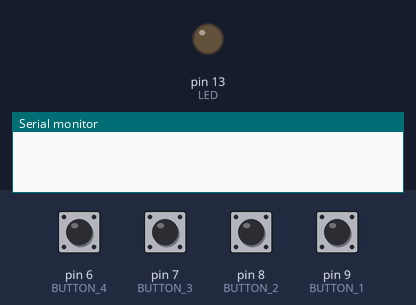
This sketch was run on a simulated Arduino Uno, built with avr-gcc and run on an emulated ATmega328P. Parts: output pins drawn as LEDs (lit = HIGH), the last lines printed to the serial monitor. Inputs (shaded band) come from the test bench; at power-on: pin 6 (BUTTON_4), pin 7 (BUTTON_3), pin 8 (BUTTON_2), pin 9 (BUTTON_1) LOW.

Above: at 1.2 s.
1.3 s: pin 6 (BUTTON_4) pulled HIGH for 0.15 s
At 1.37 s:
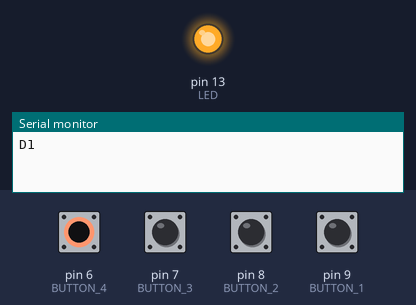
2.9 s: pin 7 (BUTTON_3) pulled HIGH for 0.15 s
At 4.1 s:
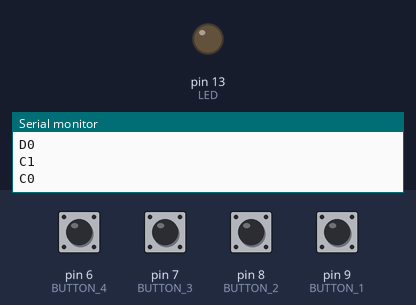
4.5 s: pin 8 (BUTTON_2) pulled HIGH for 0.15 s
At 5.3 s:
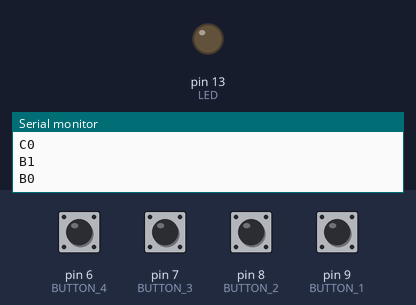
6.1 s: pin 9 (BUTTON_1) pulled HIGH for 0.15 s
At 6.6 s:
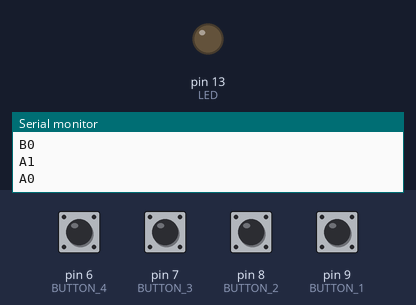
Timing chart, 0 to 8.7 s (numbered marks = the images above; inputs shaded):
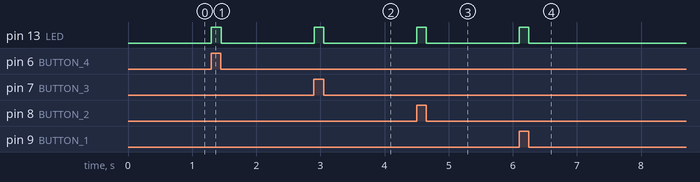

The sketch:

working-with-four-pushbuttons.ino
```cpp
#define BUTTON_1 9
#define BUTTON_2 8
#define BUTTON_3 7
#define BUTTON_4 6
#define LED      13

int stateOfButtonOne = 0;
int stateOfButtonTwo = 0;
int stateOfButtonThree = 0;
int stateOfButtonFour = 0;

int previousStateOfButtonOne = 0;
int previousStateOfButtonTwo = 0;
int previousStateOfButtonThree = 0;
int previousStateOfButtonFour = 0;

void setup() {
  pinMode(BUTTON_1, INPUT);
  pinMode(BUTTON_2, INPUT);
  pinMode(BUTTON_3, INPUT);
  pinMode(BUTTON_4, INPUT);
  pinMode(LED, OUTPUT);

  Serial.begin(9600);
}

void loop() {
  stateOfButtonOne = digitalRead(BUTTON_1);
  stateOfButtonTwo = digitalRead(BUTTON_2);
  stateOfButtonThree = digitalRead(BUTTON_3);
  stateOfButtonFour = digitalRead(BUTTON_4);

  if (stateOfButtonOne != previousStateOfButtonOne) {
    if (stateOfButtonOne == HIGH) {
      Serial.println("A1");
        digitalWrite(LED, HIGH);
    } else {
      Serial.println("A0");
      digitalWrite(LED, LOW);
    }

    previousStateOfButtonOne = stateOfButtonOne;
  }

  if (stateOfButtonTwo != previousStateOfButtonTwo) {
    if (stateOfButtonTwo == HIGH) {
      Serial.println("B1");
      digitalWrite(LED, HIGH);
    } else {
      Serial.println("B0");
      digitalWrite(LED, LOW);
    }

    previousStateOfButtonTwo = stateOfButtonTwo;
  }

  if (stateOfButtonThree != previousStateOfButtonThree) {
    if (stateOfButtonThree == HIGH) {
      Serial.println("C1");
      digitalWrite(LED, HIGH);
    } else {
      Serial.println("C0");
      digitalWrite(LED, LOW);
    }

    previousStateOfButtonThree = stateOfButtonThree;
  }

  if (stateOfButtonFour != previousStateOfButtonFour) {
    if (stateOfButtonFour == HIGH) {
      Serial.println("D1");
      digitalWrite(LED, HIGH);
    } else {
      Serial.println("D0");
      digitalWrite(LED, LOW);
    }

    previousStateOfButtonFour = stateOfButtonFour;
  }
}
```

Measured:
- after the input at 1.3 s, pin 13 (LED): LOW → HIGH at once, → LOW 0.15 s later
- after the input at 2.9 s, pin 13 (LED): LOW → HIGH at once, → LOW 0.15 s later
- after the input at 4.5 s, pin 13 (LED): LOW → HIGH at once, → LOW 0.15 s later
- after the input at 6.1 s, pin 13 (LED): LOW → HIGH at once, → LOW 0.15 s later
